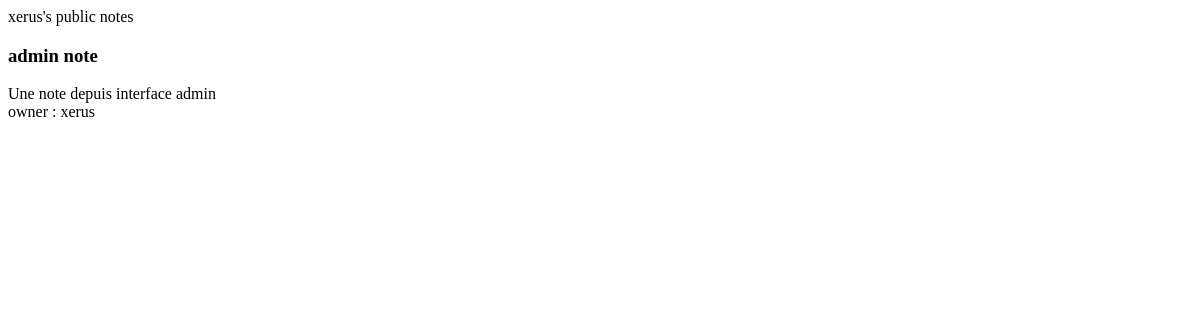
/x3notes/xerus/, run on an earlier commit of the app's database.
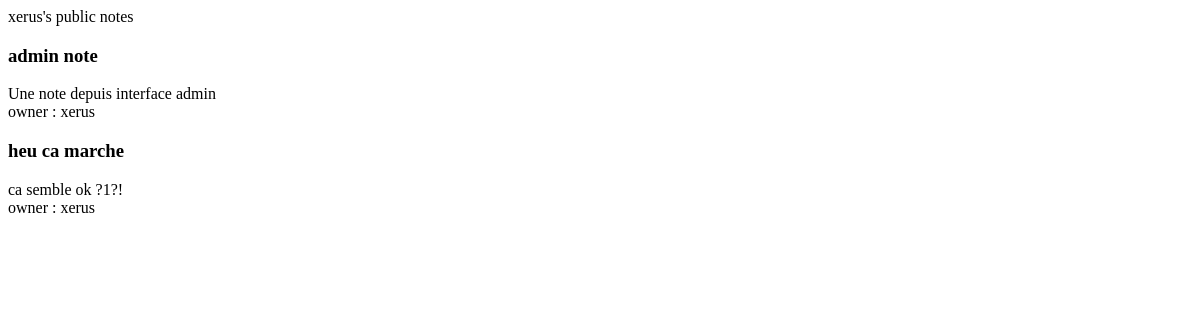
And on a later commit of the database.
### x3notes/models.py (models this page shows, shortened)
class Note(models.Model):
    title = models.CharField(max_length=255)
    text = models.CharField(max_length=255)
    owner = models.ForeignKey(User)
    ispublic = models.BooleanField(True)

### x3notes/views.py (the view)
# urls.py: url(r'^(?P<username>[a-zA-Z0-9]+)/$', views.view_user, name='view_user'),
def view_user(request,username):
    user2poll = User.objects.get(username=username)
    public_notes = Note.objects.filter(ispublic=True).filter(owner=user2poll)
    context = {'public_notes': public_notes}
    return render(request, 'x3notes/view_user.html', {'username': username, 'public_notes': public_notes})

### x3notes/templates/x3notes/view_user.html (shortened to what this page needs)
<div>
    {{username}}'s public notes<br>
    {% for note in public_notes %}
        <h3> {{note.title}} </h3>
        {{note.text}} <br>
        owner : {{note.owner}} <br>
    {% endfor %}
</div>

What changed in the data, as far as the page shows it:
added Note: title "heu ca marche", text "ca semble ok ?1?!", owner "xerus"
